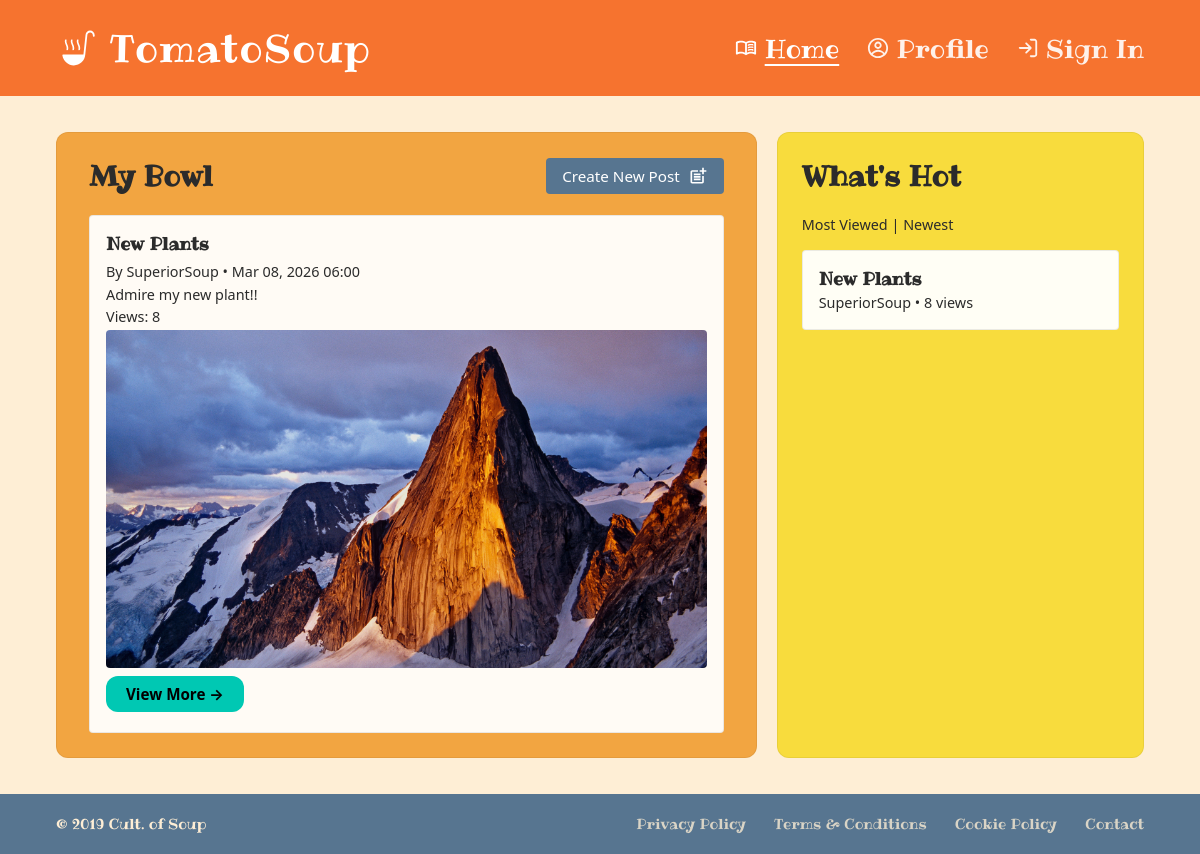
The app's page / (signed in), older data.
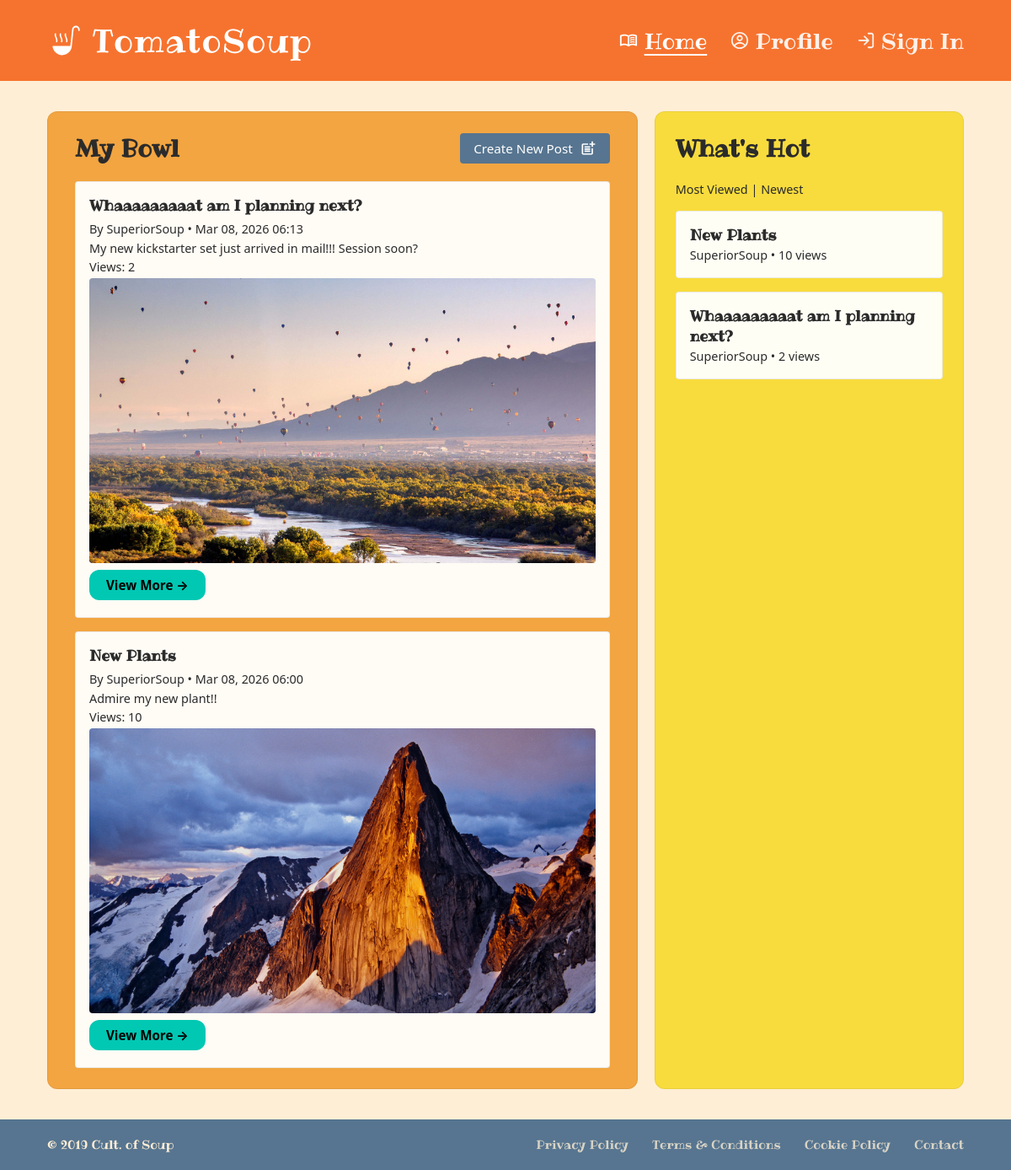
The same page, newer data.
### Soup/models.py (models this page shows, shortened)
class Post(models.Model):
    id = models.UUIDField(primary_key=True, default=uuid.uuid4, editable=False)
    title = models.CharField(max_length=300, blank=True)
    description = models.TextField(blank=True)
    author = models.ForeignKey(Author, on_delete=models.CASCADE)
    hobby = models.CharField(max_length=300, choices=HOBBY, default='PLANTS')
    published = models.DateTimeField(default=timezone.now)
    views = models.PositiveIntegerField(default=0)

class Author(AbstractBaseUser, PermissionsMixin):
    id = models.UUIDField(primary_key=True, default=uuid.uuid4, editable=False)
    username = models.CharField(max_length=150, unique=True)
    email = models.CharField(blank=True)
    password = models.CharField(max_length=128, default="thisisapassword")
    pronouns = models.CharField(max_length=128, default="")
    hobby = JSONField(default=list, blank=True) # This will be a list of strings of hobbies that the user has selected
    date_joined = models.DateTimeField(default=timezone.now)
    is_superuser = models.BooleanField(default=False)
    is_staff = models.BooleanField(default=False)
    is_active = models.BooleanField(default=True)
    objects = UserManager()
    USERNAME_FIELD = "username"
    REQUIRED_FIELDS = ["email", "password"]

class Image(models.Model):
    id = models.UUIDField(primary_key=True, default=uuid.uuid4, editable=False)
    post = models.ForeignKey(Post, on_delete=models.CASCADE)
    image = models.ImageField(upload_to='entry_images/')
    order = models.PositiveIntegerField(default=0)
    class Meta:
        ordering = ['order']

### Soup/views.py (the view, shortened to what this page needs)
# urls.py: path('', views.home_view, name='home'),
@login_required
def home_view(request):
    author = request.user
    if isinstance(author.hobby, list):
        author_hobbies = author.hobby
    elif author.hobby:
        author_hobbies = json.loads(author.hobby)
    else:
        author_hobbies = []
    if author_hobbies:
        feed_posts = (
            Post.objects
            .select_related("author")
            .prefetch_related("image_set")
            .select_related("agent_meta")
            .filter(hobby__in=author_hobbies)
            .order_by("-published")
        )
    spotlight_feed = request.GET.get("spotlight", "views")
    base_qs = (
        Post.objects
        .select_related("author")
        .select_related("agent_meta")
        .prefetch_related("image_set")
    )
    if spotlight_feed == "newest":
        whats_new_posts = list(base_qs.order_by("-published")[:30])
    else:
        whats_new_posts = list(base_qs.order_by("-views", "-published")[:30])
    spotlight_size = 10
    max_ai = int(spotlight_size * 0.40) # Cap AI shit by 40%
    ai_posts = [p for p in whats_new_posts if hasattr(p, "agent_meta")]
    peep_posts = [p for p in whats_new_posts if not hasattr(p, "agent_meta")]
    spotlight_posts = []
    spotlight_posts.extend(ai_posts[:max_ai])
    spotlight_posts.extend(peep_posts[:spotlight_size - len(spotlight_posts)])
    if len(spotlight_posts) < spotlight_size:
        leftovers = [p for p in whats_new_posts if p not in spotlight_posts]
        spotlight_posts.extend(leftovers[:spotlight_size - len(spotlight_posts)])
    context = {
        "author": author,
        "feed_posts": feed_posts,
        "whats_new_posts": spotlight_posts,
        "spotlight_mode": spotlight_feed,
    }
    return render(request, "home.html", context)

### Soup/templates/home.html (shortened to what this page needs)
{% extends 'base.html' %}
{% load static %}
{% block head %}
  <link rel="stylesheet" href="{% static 'css/home.css' %}" />
{% endblock %}
{% block content %}
  <div class="home-layout">
    <section class="home-my-bowl" aria-labelledby="my-bowl-heading">
      <div class="home-my-bowl-header">
        <h2 id="my-bowl-heading">My Bowl</h2>
        <a href="{% url 'new_post' %}" class="home-create-post-btn">Create New Post
          <img src="{% static 'icons/Icon Right_newpost.svg' %}" alt="" aria-hidden="true" />
        </a>
      </div>
      <div class="home-my-bowl-list">
        {% for post in feed_posts %}
          <article>
            <h3>{{ post.title|default:"Untitled Post" }}
            </h3>
            <p>By {{ post.author.username }} • {{ post.published|date:"M d, Y H:i" }}</p>
            <p>{{ post.description|truncatewords:30 }}</p>
            <p>Views: {{ post.views }}</p>
            {% with post.image_set.all as images %}
              {% if images %}
                <img src="{{ images.0.image.url }}" alt="" style="max-width: 100%; height: auto; border-radius: 4px;" />
              {% endif %}
            {% endwith %}
            <p><a href="{% url 'post' post.id %}" class="view-more-btn">View More →</a></p>
          </article>
        {% empty %}
          <p>No posts from your hobbies yet. Pick hobbies on your profile or create a post.</p>
        {% endfor %}
      </div>
    </section>
    <section class="home-whats-hot" aria-labelledby="whats-hot-heading">
      <h2 id="whats-hot-heading">What's Hot</h2>
      <p class = "spotlight-toggle">
        <a href="?spotlight=views">Most Viewed</a> |
        <a href="?spotlight=newest">Newest</a>
      </p>
      <div class="home-whats-hot-list">
        {% for post in whats_new_posts %}
          <a href="{% url 'post' post.id %}" class="home-post-teaser">
            <strong>{{ post.title|default:"Untitled Post" }}
            </strong><br />
            <small>{{ post.author.username }} • {{ post.views }} views</small><br />
          </a>
        {% empty %}
          <p>No posts yet.</p>
        {% endfor %}
      </div>
    </section>
  </div>
{% endblock %}

Row changes from the older to the newer data that the page shows:
added Post: title "Whaaaaaaaaat am I planning next?", author.username "SuperiorSoup", published "Mar 08, 2026 06:13", description "My new kickstarter set just arrived in mail!!! Session soon?", views "2", image_set.all.0.image (picture)
changed Post "New Plants": views "8" → "10"
